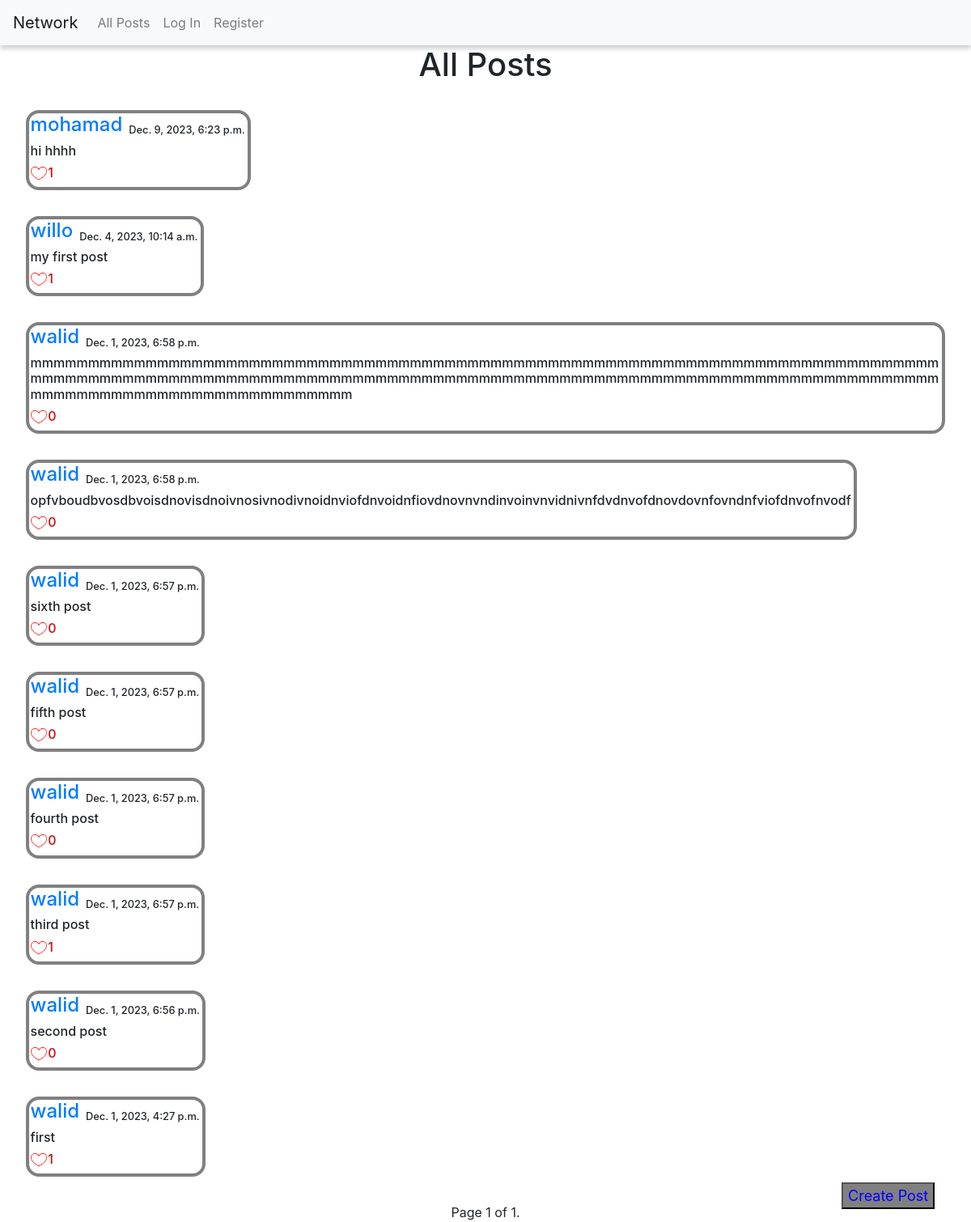
Before: / with the older database file.
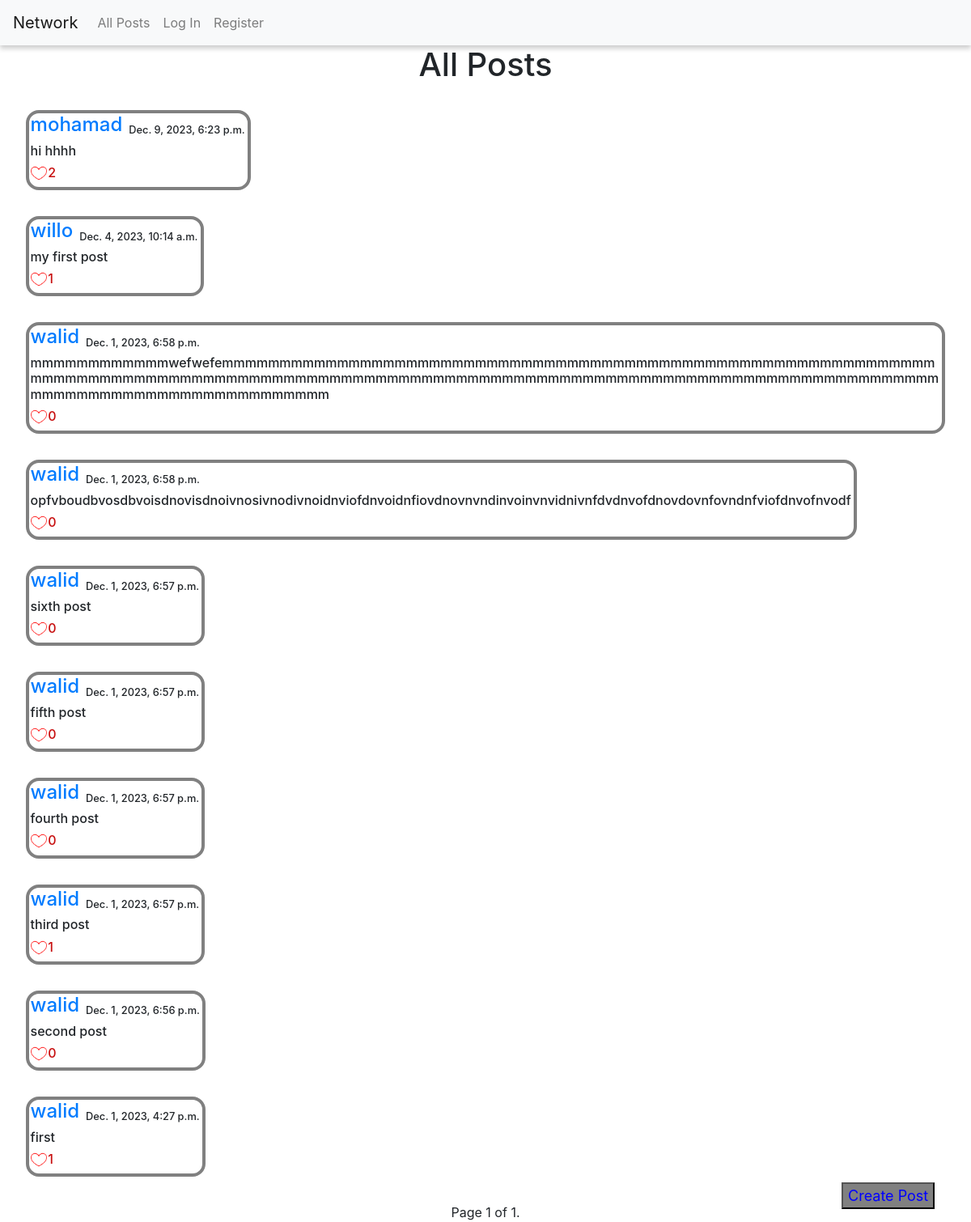
After: the same page with the newer database file.
### network/models.py (models this page shows)
class Posts(models.Model):
    creator = models.ForeignKey(User, on_delete=models.CASCADE)
    contents = models.CharField(max_length=300)
    date_created = models.DateTimeField(auto_now_add=True)
    likes_num = models.IntegerField(default=0)

class User(AbstractUser):
    pass

### network/views.py (the view)
# urls.py: path("", views.index, name="index"),
def index(request):
    posts = Posts.objects.all().order_by('-id')
    paginator = Paginator(posts, 10)
    page_number = request.GET.get("page")
    page_obj = paginator.get_page(page_number)
    likes = Likes.objects.all()
    liked_posts = []
    try:
        for like in likes:
            if like.user.id == request.user.id:
                liked_posts.append(like.post.id)
    except:
        liked_posts = []
    if request.method == "POST":
        if request.user.is_authenticated:
            contents = request.POST["contents"]
            user = request.user
            post = Posts.objects.create(creator=user, contents=contents)
            post.save()
            return render(request, "network/index.html", {
                "posts": posts,
                "page_obj": page_obj,
                "title": 'All Posts',
                "liked_posts": liked_posts,
            })
        else:
            return render(request, "network/login.html")
    else:
        return render(request, "network/index.html", {
                "posts": posts,
                "page_obj": page_obj,
                "title": 'All Posts',
                "liked_posts": liked_posts,
                })

### network/templates/network/index.html (shortened to what this page needs)
{% extends "network/layout.html" %}
{% load static %}
{% block body %}
        {% if posts %}
        <h1 id="all_posts">{{title}}</h1>
        {% for post in page_obj %}
        <div id="post_content">
            <div id="creator_post">
                <h4 id="creator"><a href="{% url "profile" post.creator %}">{{ post.creator }}</a></h4>
                <h5 id="date">{{ post.date_created }}</h5></div>
            <div id="div{{post.id}}"><h6 id="post{{post.id}}">{{ post.contents }}</h6><textarea class="text" name="contents" id="text{{post.id}}"></textarea></div>
            <div id="creator_post">
            {% if post.id in liked_posts %}
            <img data-id={{post.id}} id="image{{post.id}}" class="image" src={% static "network/like.png" %} alt="liked">
            <h6 data-id={{post.id}} class="likes_num" id="likes{{post.id}}">{{ post.liked_post.count }}</h6>
            {% else %}
            <img data-id={{post.id}} id="image{{post.id}}" class="image" src={% static "network/unlike.png" %} alt="unlike">
            <h6 data-id={{post.id}} class="likes_num" id="likes{{post.id}}">{{post.liked_post.count}}</h6>{% endif %}
                <button class="save_btn" id="save_btn{{post.id}}" data-id={{post.id}} >Save</button></div>
            </div>
        </div>
        {% endfor %}
        <div class="pagination">
            <span class="step-links">
                <span class="current">
                    Page {{ page_obj.number }} of {{ page_obj.paginator.num_pages }}.
                </span>
            </span>
        </div>
        {% else %}
        <h1>No posts</h1>
        {% endif %}
    <div id="create_post"><button id="create_post_btn"><a id="create_post_btn" href="{% url 'create_post' %}">Create Post</a></button></div>
{% endblock %}

Changed rows visible on the page:
computed for Posts "hi hhhh": liked_post.count "1" → "2"
changed Posts: contents "mmmmmmmmmmmmmmmmmmmmmmmmmmmmmmmmmmmmmmmmmmmmmmmmmmmmmmmmmmmmmmmmmmmmmmmmmmmmmmmmmmmmmmmmmmmmmmmmmmmmmmmmmmmmmmmmmmmmmmmmmmmmmmmmmmmmmmmmmmmmmmmmmmmmmmmmmmmmmmmmmmmmmmmmmmmmmmmmmmmmmmmmmm" → "mmmmmmmmmmmmwefwefemmmmmmmmmmmmmmmmmmmmmmmmmmmmmmmmmmmmmmmmmmmmmmmmmmmmmmmmmmmmmmmmmmmmmmmmmmmmmmmmmmmmmmmmmmmmmmmmmmmmmmmmmmmmmmmmmmmmmmmmmmmmmmmmmmmmmmmmmmmmmmmmmmmmmmmmmmmmmmmmmmmmmmm"
